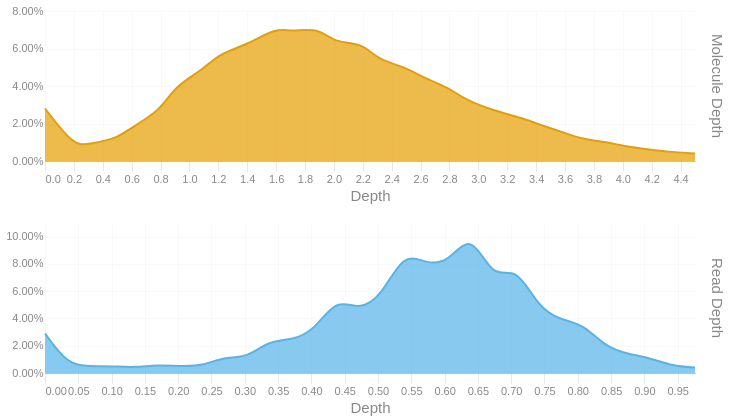

Notebook source saved alongside this figure:
### Code cell
readdep = depth_hist(tb['Read Depth'], q99, 3)
readdep = readdep.with_columns(pl.lit('Read Depth').alias('Metric'))
if not SKIPLR:
    moldep = depth_hist(tb['Molecule Depth'], mol_q99, 1)
    moldep = moldep.with_columns(pl.lit('Molecule Depth').alias('Metric'))
    _hist = pl.concat([readdep, moldep])
    _hist = _hist.filter(pl.col('Proportion') != 0)
    with SafeRender(_hist):
        (
            alt.Chart(_hist)        
            .mark_area(interpolate = "basis")
            .encode(
                x=alt.X('Bin:Q').scale(domainMin=0).axis(alt.Axis(title='Depth')),
                y = alt.Y('Proportion:Q', title = None).axis(format = '.2%'),
                color = alt.Color('Metric:N').legend(None),
                row = alt.Row("Metric:N").header(title = None, labelOrient = 'right'),
                tooltip = [
                    alt.Tooltip("Metric:N", title = "Metric"),
                    alt.Tooltip('Interval:N', title = "Depth Interval"),
                    alt.Tooltip('Proportion:Q', title = "% Alignments").format('.2%')
                ]
            )
            .resolve_scale(x='independent', y='independent')
            .properties(
                height = 150, width = 650,
                usermeta={'embedOptions': {'downloadFileName': f'{samplename}.depth.hist'}}
            )
        ).display()
else:
    readdep = readdep.filter(pl.col('Proportion') != 0)
    with SafeRender(readdep):
        (
            alt.Chart(readdep)        
            .mark_area(interpolate = "basis")
            .encode(
                x=alt.X('Bin:Q').scale(domainMin=0).axis(alt.Axis(title='Depth')),
                y = alt.Y('Proportion:Q', title = None).axis(format = '.2%'),
                tooltip = [
                    alt.Tooltip('Interval:N', title = "Depth Interval"),
                    alt.Tooltip('Proportion:Q', title = "% Alignments").format('.2%')
                ]
            )
            .properties(
                usermeta={'embedOptions': {'downloadFileName': f'{samplename}.depth.hist'}}
            )
        ).display()

### Figure 1 — Vega-Lite specification as saved in the notebook (floating-point values rounded to 4 significant figures)
{"width": 650, "height": 150, "config": {"title": {"anchor": "start", "dy": -15, "fontSize": 18, "color": "#888888", "subtitleColor": "#888888", "subtitleFontSize": 14}, "arc": {"fill": "#0072B2"}, "axis": {"domainColor": "#888888", "domainWidth": 0.5, "gridWidth": 0.2, "grid": false, "titleFontWeight": 400, "titleFontSize": 15, "labelFontSize": 11, "labelColor": "#888888", "tickColor": "#888888", "tickWidth": 0.2, "titleColor": "#888888"}, "axisBand": {"grid": false}, "axisX": {"grid": true, "tickSize": 10, "domainCap": "round"}, "axisY": {"domain": false, "grid": true, "tickSize": 0, "domainCap": "round"}, "background": "transparent", "header": {"labelFontSize": 15, "labelColor": "#888888", "titleFontSize": 15, "titleFontWeight": 600, "titleColor": "#888888"}, "legend": {"labelFont": "sans-serif", "labelFontSize": 12, "labelColor": "#888888", "symbolSize": 100, "symbolType": "circle", "titleFontSize": 12, "titlePadding": 10, "titleColor": "#888888", "title": null}, "range": {"category": ["#E69F00", "#56B4E9", "#009E73", "#F0E442", "#0072B2", "#D55E00", "#CC79A7", "#000000"], "diverging": ["#cfe8f3", "#a2d4ec", "#73bfe2", "#46abdb", "#1696d2", "#12719e"]}, "area": {"fill": "#0072B2", "fillOpacity": 0.7, "line": true, "strokeOpacity": 0.7}, "line": {"color": "#0072B2", "stroke": "#0072B2", "strokeWidth": 2}, "trail": {"color": "#0072B2", "stroke": "#0072B2", "strokeWidth": 0, "size": 1}, "point": {"filled": true, "fillOpacity": 1.0, "size": 95}, "text": {"color": "#888888", "fontSize": 11, "align": "right", "fontWeight": 400, "size": 11}, "bar": {"fill": "#0072B2", "stroke": null}, "view": {"stroke": null, "continuousWidth": 660, "continuousHeight": 400}}, "data": {"name": "data-a3cc619fd802b64730e915b72b415975"}, "mark": {"type": "area", "interpolate": "basis"}, "encoding": {"color": {"field": "Metric", "legend": null, "type": "nominal"}, "row": {"field": "Metric", "header": {"title": null, "labelOrient": "right"}, "type": "nominal"}, "tooltip": [{"field": "Metric", "title": "Metric", "type": "nominal"}, {"field": "Interval", "title": "Depth Interval", "type": "nominal"}, {"field": "Proportion", "format": ".2%", "title": "% Alignments", "type": "quantitative"}], "x": {"axis": {"title": "Depth"}, "field": "Bin", "scale": {"domainMin": 0}, "type": "quantitative"}, "y": {"axis": {"format": ".2%"}, "field": "Proportion", "title": null, "type": "quantitative"}}, "resolve": {"scale": {"x": "independent", "y": "independent"}}, "usermeta": {"embedOptions": {"downloadFileName": "S1_Annapolis_29.depth.hist"}}, "$schema": "https://vega.github.io/schema/vega-lite/v6.1.0.json", "datasets": {"data-a3cc619fd802b64730e915b72b415975": [{"Bin": 0.0, "Interval": "0.0-0.034", "Proportion": 0.029, "Metric": "Read Depth"}, {"Bin": 0.034, "Interval": "0.034-0.067", "Proportion": 0.006, "Metric": "Read Depth"}, {"Bin": 0.067, "Interval": "0.067-0.101", "Proportion": 0.005, "Metric": "Read Depth"}, {"Bin": 0.101, "Interval": "0.101-0.135", "Proportion": 0.005, "Metric": "Read Depth"}, {"Bin": 0.135, "Interval": "0.135-0.168", "Proportion": 0.004, "Metric": "Read Depth"}, {"Bin": 0.168, "Interval": "0.168-0.202", "Proportion": 0.006, "Metric": "Read Depth"}, {"Bin": 0.202, "Interval": "0.202-0.236", "Proportion": 0.005, "Metric": "Read Depth"}, {"Bin": 0.236, "Interval": "0.236-0.269", "Proportion": 0.005, "Metric": "Read Depth"}, {"Bin": 0.269, "Interval": "0.269-0.303", "Proportion": 0.012, "Metric": "Read Depth"}, {"Bin": 0.303, "Interval": "0.303-0.337", "Proportion": 0.011, "Metric": "Read Depth"}, {"Bin": 0.337, "Interval": "0.337-0.37", "Proportion": 0.024, "Metric": "Read Depth"}, {"Bin": 0.37, "Interval": "0.37-0.404", "Proportion": 0.024, "Metric": "Read Depth"}, {"Bin": 0.404, "Interval": "0.404-0.438", "Proportion": 0.031, "Metric": "Read Depth"}, {"Bin": 0.438, "Interval": "0.438-0.471", "Proportion": 0.055, "Metric": "Read Depth"}, {"Bin": 0.471, "Interval": "0.471-0.505", "Proportion": 0.046, "Metric": "Read Depth"}, {"Bin": 0.505, "Interval": "0.505-0.539", "Proportion": 0.056, "Metric": "Read Depth"}, {"Bin": 0.539, "Interval": "0.539-0.572", "Proportion": 0.089, "Metric": "Read Depth"}, {"Bin": 0.572, "Interval": "0.572-0.606", "Proportion": 0.08, "Metric": "Read Depth"}, {"Bin": 0.606, "Interval": "0.606-0.64", "Proportion": 0.081, "Metric": "Read Depth"}, {"Bin": 0.64, "Interval": "0.64-0.673", "Proportion": 0.104, "Metric": "Read Depth"}, {"Bin": 0.673, "Interval": "0.673-0.707", "Proportion": 0.068, "Metric": "Read Depth"}, {"Bin": 0.707, "Interval": "0.707-0.741", "Proportion": 0.079, "Metric": "Read Depth"}, {"Bin": 0.741, "Interval": "0.741-0.774", "Proportion": 0.048, "Metric": "Read Depth"}, {"Bin": 0.774, "Interval": "0.774-0.808", "Proportion": 0.039, "Metric": "Read Depth"}, {"Bin": 0.808, "Interval": "0.808-0.842", "Proportion": 0.036, "Metric": "Read Depth"}, {"Bin": 0.842, "Interval": "0.842-0.875", "Proportion": 0.019, "Metric": "Read Depth"}, {"Bin": 0.875, "Interval": "0.875-0.909", "Proportion": 0.014, "Metric": "Read Depth"}, {"Bin": 0.909, "Interval": "0.909-0.943", "Proportion": 0.011, "Metric": "Read Depth"}, {"Bin": 0.943, "Interval": "0.943-0.976", "Proportion": 0.005, "Metric": "Read Depth"}, {"Bin": 0.976, "Interval": "0.976-1.01", "Proportion": 0.004, "Metric": "Read Depth"}, {"Bin": 0.0, "Interval": "0.0-0.2", "Proportion": 0.028, "Metric": "Molecule Depth"}, {"Bin": 0.2, "Interval": "0.2-0.3", "Proportion": 0.008, "Metric": "Molecule Depth"}, {"Bin": 0.3, "Interval": "0.3-0.5", "Proportion": 0.009, "Metric": "Molecule Depth"}, {"Bin": 0.5, "Interval": "0.5-0.6", "Proportion": 0.012, "Metric": "Molecule Depth"}, {"Bin": 0.6, "Interval": "0.6-0.8", "Proportion": 0.018, "Metric": "Molecule Depth"}, {"Bin": 0.8, "Interval": "0.8-0.9", "Proportion": 0.027, "Metric": "Molecule Depth"}, {"Bin": 0.9, "Interval": "0.9-1.1", "Proportion": 0.04, "Metric": "Molecule Depth"}, {"Bin": 1.1, "Interval": "1.1-1.2", "Proportion": 0.049, "Metric": "Molecule Depth"}, {"Bin": 1.2, "Interval": "1.2-1.4", "Proportion": 0.057, "Metric": "Molecule Depth"}, {"Bin": 1.4, "Interval": "1.4-1.6", "Proportion": 0.062, "Metric": "Molecule Depth"}, {"Bin": 1.6, "Interval": "1.6-1.7", "Proportion": 0.071, "Metric": "Molecule Depth"}, {"Bin": 1.7, "Interval": "1.7-1.9", "Proportion": 0.069, "Metric": "Molecule Depth"}, {"Bin": 1.9, "Interval": "1.9-2.0", "Proportion": 0.071, "Metric": "Molecule Depth"}, {"Bin": 2.0, "Interval": "2.0-2.2", "Proportion": 0.063, "Metric": "Molecule Depth"}, {"Bin": 2.2, "Interval": "2.2-2.3", "Proportion": 0.063, "Metric": "Molecule Depth"}, {"Bin": 2.3, "Interval": "2.3-2.5", "Proportion": 0.054, "Metric": "Molecule Depth"}, {"Bin": 2.5, "Interval": "2.5-2.6", "Proportion": 0.05, "Metric": "Molecule Depth"}, {"Bin": 2.6, "Interval": "2.6-2.8", "Proportion": 0.045, "Metric": "Molecule Depth"}, {"Bin": 2.8, "Interval": "2.8-2.9", "Proportion": 0.039, "Metric": "Molecule Depth"}, {"Bin": 2.9, "Interval": "2.9-3.1", "Proportion": 0.033, "Metric": "Molecule Depth"}, {"Bin": 3.1, "Interval": "3.1-3.3", "Proportion": 0.027, "Metric": "Molecule Depth"}, {"Bin": 3.3, "Interval": "3.3-3.4", "Proportion": 0.023, "Metric": "Molecule Depth"}, {"Bin": 3.4, "Interval": "3.4-3.6", "Proportion": 0.02, "Metric": "Molecule Depth"}, {"Bin": 3.6, "Interval": "3.6-3.7", "Proportion": 0.015, "Metric": "Molecule Depth"}, {"Bin": 3.7, "Interval": "3.7-3.9", "Proportion": 0.012, "Metric": "Molecule Depth"}, {"Bin": 3.9, "Interval": "3.9-4.0", "Proportion": 0.01, "Metric": "Molecule Depth"}, {"Bin": 4.0, "Interval": "4.0-4.2", "Proportion": 0.008, "Metric": "Molecule Depth"}, {"Bin": 4.2, "Interval": "4.2-4.3", "Proportion": 0.006, "Metric": "Molecule Depth"}, {"Bin": 4.3, "Interval": "4.3-4.5", "Proportion": 0.005, "Metric": "Molecule Depth"}, {"Bin": 4.5, "Interval": "4.5-4.65", "Proportion": 0.004, "Metric": "Molecule Depth"}]}}
